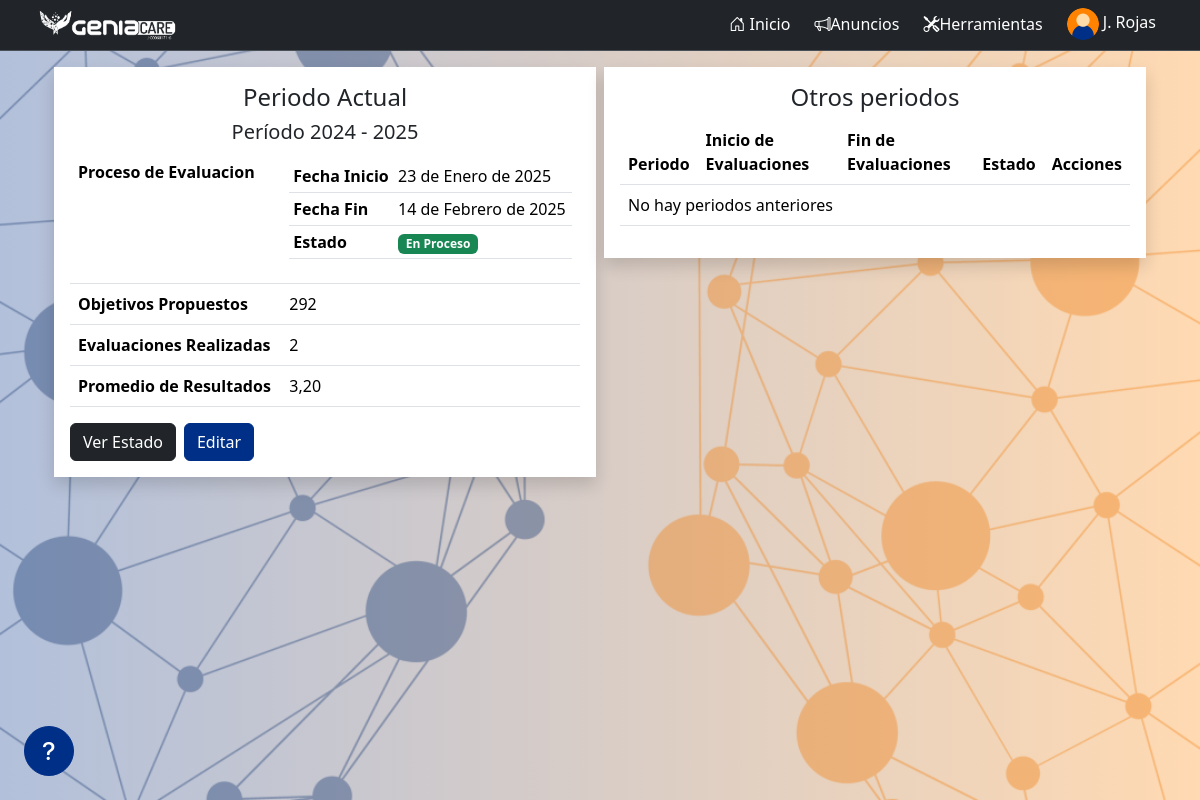
/periodos/ (signed in), run on an earlier commit of the app's database.
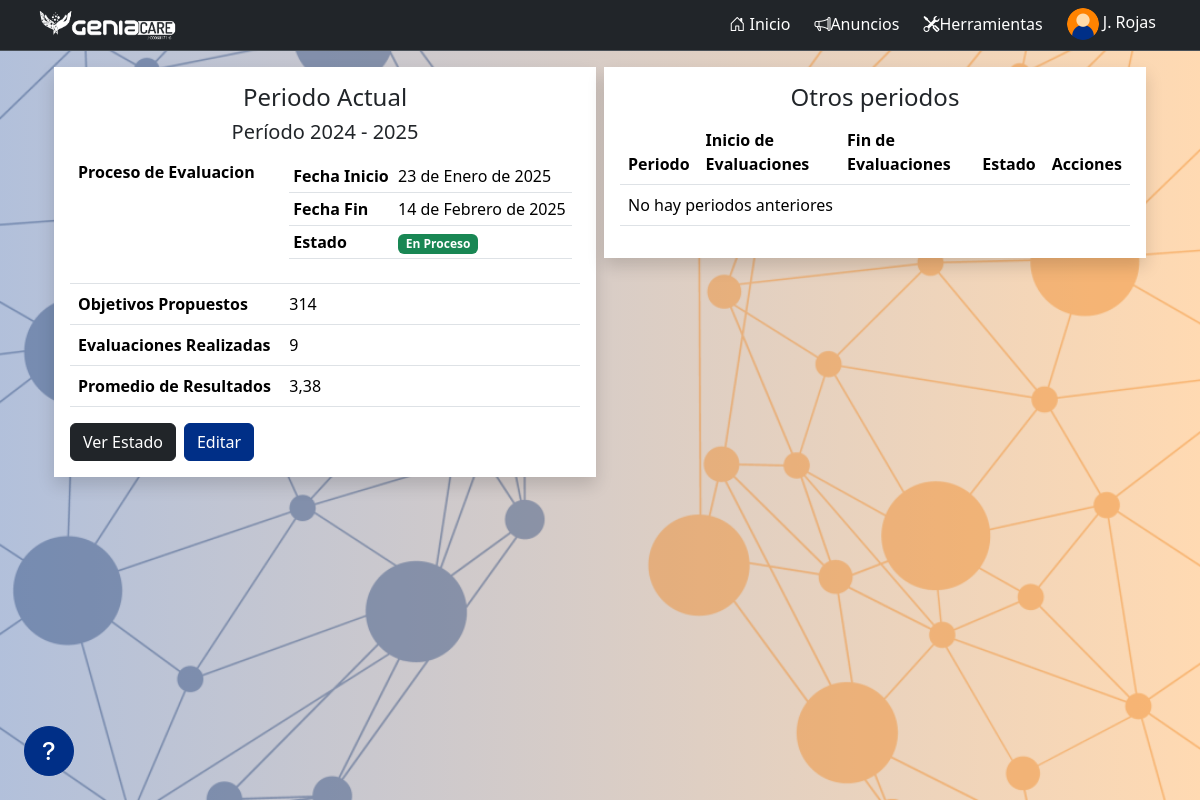
And on a later commit of the database.
### performanceGC/models.py (models this page shows, shortened)
class Periodo(models.Model):
    año_inicio = models.IntegerField(default=datetime.now().year, unique=True)
    año_fin = models.IntegerField(default=datetime.now().year+1, unique=True)
    fechaInicioEvaluaciones = models.DateField(
        'Fecha de Inicio', null=True, blank=True)
    fechaFinEvaluaciones = models.DateField(
        'Fecha de Fin', null=True, blank=True)
    evaluacionesHabilitadas = models.BooleanField(default=False)
    is_active = models.BooleanField(default=False)
    history = HistoricalRecords()
    class Meta:
        ordering = ['-año_inicio']
        verbose_name = 'Período'
        verbose_name_plural = 'Períodos'
    def __str__(self):
        return f'Período {self.año_inicio} - {self.año_fin}'
    def objetivosPeriodo(self):
        return self.objetivos_set.all().count()
    def evaluacionesPeriodo(self):
        return self.evaluaciondesempeno_set.exclude(estado=0).count()
    def promedioEvaluaciones(self):
        evaluaciones = self.evaluaciondesempeno_set.exclude(estado=0)
        total_evaluaciones = evaluaciones.count()
        suma_resultados = sum(
            evaluacion.resultadoFinal for evaluacion in evaluaciones)
        if total_evaluaciones > 0:
            promedio = suma_resultados / total_evaluaciones
            return round(promedio, 2)
    def estado(self):
        try:
            now = datetime.now().date()
            if self.fechaInicioEvaluaciones <= now <= self.fechaFinEvaluaciones and self.evaluacionesHabilitadas:
                return 'En Proceso'
            elif now < self.fechaInicioEvaluaciones:
                return 'No ha comenzado'
            elif now > self.fechaFinEvaluaciones and self.evaluacionesHabilitadas:
                return 'Prorroga'
            else:
                return 'Finalizado'
        except:
            return 'Fechas no definidas'

class EvaluacionDesempeno(models.Model):
    periodo = models.ForeignKey(Periodo, on_delete=models.CASCADE)
    empleado = models.ForeignKey(Empleado, on_delete=models.CASCADE)
    resultadoObjetivos = models.DecimalField(
        max_digits=5, decimal_places=2, default=0)
    resultadoCompetencias = models.DecimalField(
        max_digits=5, decimal_places=2, default=0)
    resultadoFinal = models.DecimalField(
        max_digits=5, decimal_places=2, blank=True, null=True)
    fecha = models.DateField(auto_now_add=True)
    estado = models.IntegerField(choices=((0, 'Borrador'),
                                          (1, 'Autoevaluacion'),
                                          (2, 'Evaluacion')
                                          ), default=0, null=True, blank=True)
    deteccionCompetencia1 = models.TextField(default="", null=True, blank=True)
    deteccionCompetencia2 = models.TextField(default="", null=True, blank=True)
    deteccionCompetencia3 = models.TextField(default="", null=True, blank=True)
    deteccionTecConductual1 = models.TextField(
        default="", null=True, blank=True)
    deteccionTecConductual2 = models.TextField(
        default="", null=True, blank=True)
    deteccionTecConductual3 = models.TextField(
        default="", null=True, blank=True)
    comentarios = models.TextField(default="", null=True, blank=True)
    history = HistoricalRecords()
    class Meta:
        ordering = ['-fecha']
        verbose_name = 'Evaluación de Desempeño'
        verbose_name_plural = 'Evaluaciones de Desempeño'

### performanceGC/views.py (the view)
# urls.py: path('periodos/', views.periodos, name='periodos'),
@staff_member_required(login_url='account_login')
def periodos(request):
    periodo_actual = Periodo.objects.filter(is_active=True).first()
    periodos = Periodo.objects.filter(is_active=False)
    return render(request, 'periodo.html', {
        'periodos': periodos,
        'periodo_actual':periodo_actual
    })

### performanceGC/models.py (called while the page is built)
    def __str__(self):
        return self.nombreText

    def __str__(self):
        return self.nombre + ' ' + self.apellido

    def get_short_name(self):
        return f'{self.nombre[0]}. {self.apellido.split()[0]}'.title()

### performanceGC/templatetags/custom_tags.py (called while the page is built)
@register.filter
def get_file_url(file_field):
    try:
        return file_field.url
    except ValueError:
        return None

### performanceGC/templates/periodo.html (shortened to what the changed rows need)
{% extends 'main.html' %}
{% load widget_tweaks %}
{% load custom_tags %}
{% load static %}
{% block content %}
  <main class="container">
    <section class="row my-2 g-2">
      <div class="col">
          <div class="card border-0 rounded-0 shadow">
            <div class="card-body">
              <h4 class="text-center">Periodo Actual</h4>
            <h5 class="text-center">{{ periodo_actual }}</h5>
            <table class="table table-hover">
              <tbody>
                <tr>
                  <th scope="row">Proceso de Evaluacion</th>
                  <td>
                    <table class="table table-sm">
                      <tbody>
                        <tr>
                          <th scope="row">Fecha Inicio</th>
                          <td>{{ periodo_actual.fechaInicioEvaluaciones }}</td>
                        </tr>
                        <tr>
                          <th scope="row">Fecha Fin</th>
                          <td>{{ periodo_actual.fechaFinEvaluaciones }}</td>
                        </tr>
                        <tr>
                          <th scope="row">Estado</th>
                          <td>
                            {% if periodo_actual.estado == 'En Proceso' %}
                              <span class="badge bg-success">{{ periodo_actual.estado }}</span>
                            {% elif periodo_actual.estado == 'No ha comenzado' %}
                              <span class="badge bg-secondary">{{ periodo_actual.estado }}</span>
                            {% elif periodo_actual.estado == 'Prorroga' %}
                              <span class="badge bg-warning text-dark">{{ periodo_actual.estado }}</span>
                            {% elif periodo_actual.estado == 'Finalizado' %}
                              <span class="badge bg-primary">{{ periodo_actual.estado }}</span>
                            {% else %}
                              <span class="badge bg-danger">{{ periodo_actual.estado }}</span>
                            {% endif %}
                          </td>
                        </tr>
                      </tbody>
                    </table>
                  </td>
                </tr>
                <tr>
                  <th scope="row">Objetivos Propuestos</th>
                  <td>{{ periodo_actual.objetivosPeriodo }}</td>
                </tr>
                <tr>
                  <th scope="row">Evaluaciones Realizadas</th>
                  <td>{{ periodo_actual.evaluacionesPeriodo }}</td>
                </tr>
                <tr>
                  <th scope="row">Promedio de Resultados</th>
                  <td>{{ periodo_actual.promedioEvaluaciones }}</td>
                </tr>
              </tbody>
            </table>
            <div class="d-flex justify-content-start gap-2">
              <a href="{% url 'periodo_details' periodo_actual.id %}" class="btn btn-dark">Ver Estado</a>
                <a href="{% url 'editperiodo' periodo_actual.id %}" class="btn btn-primary">Editar</a>
            </div>
          </div>
        </div>
      </div>
      <div class="col">
        <div class="card border-0 rounded-0 shadow">
          <div class="card-body">
            <table class="table table-hover">
              <thead>
                <th>Periodo</th>
                <th>Inicio de Evaluaciones</th>
                <th>Fin de Evaluaciones</th>
                <th>Estado</th>
                <th>Acciones</th>
              </thead>
            </table>
          </div>
        </div>
      </div>
    </section>
  </main>
{% endblock %}

What changed in the data, as far as the page shows it:
changed through a linked row, Periodo "En Proceso": objetivosPeriodo "292" → "314"; evaluacionesPeriodo "2" → "9"; promedioEvaluaciones "3,20" → "3,38"
